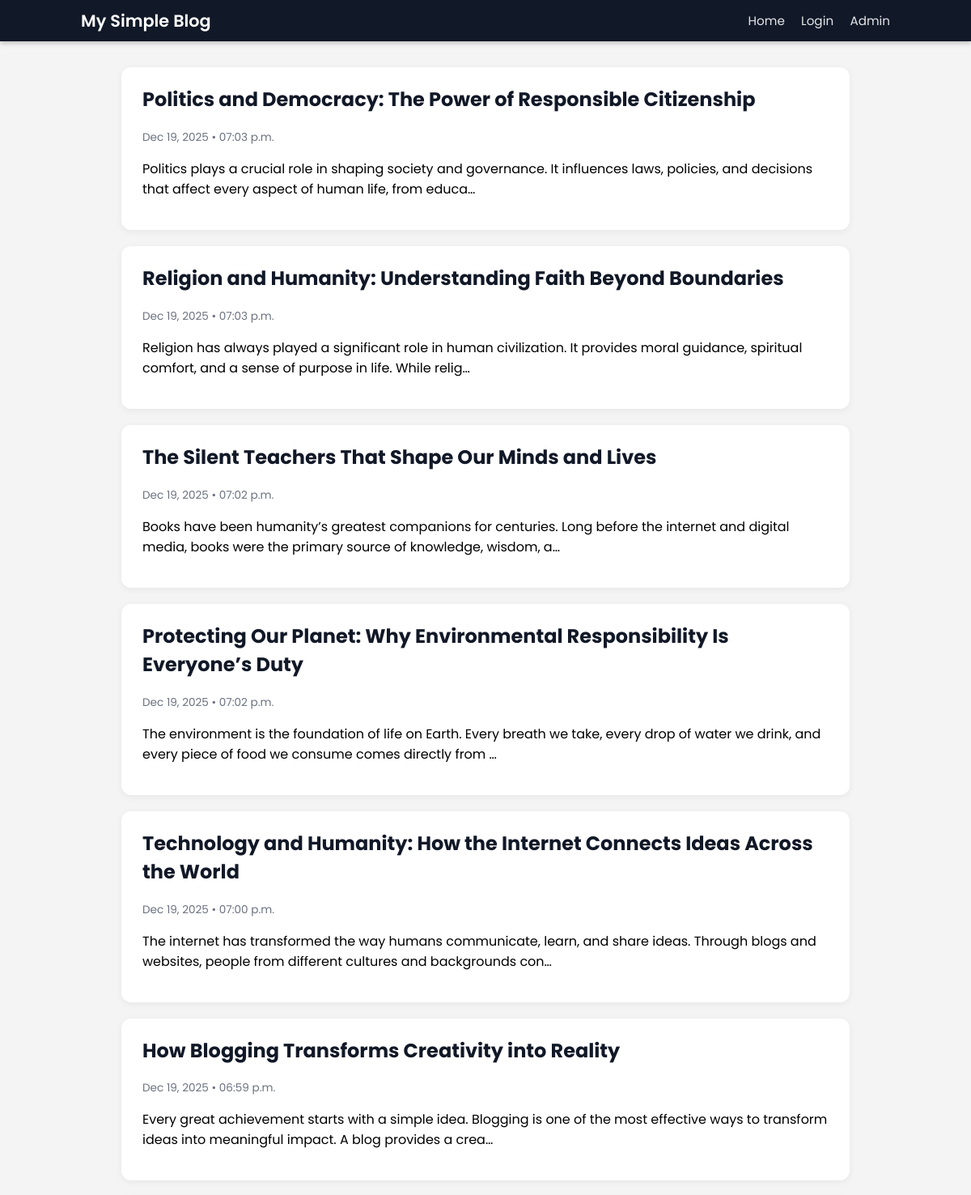
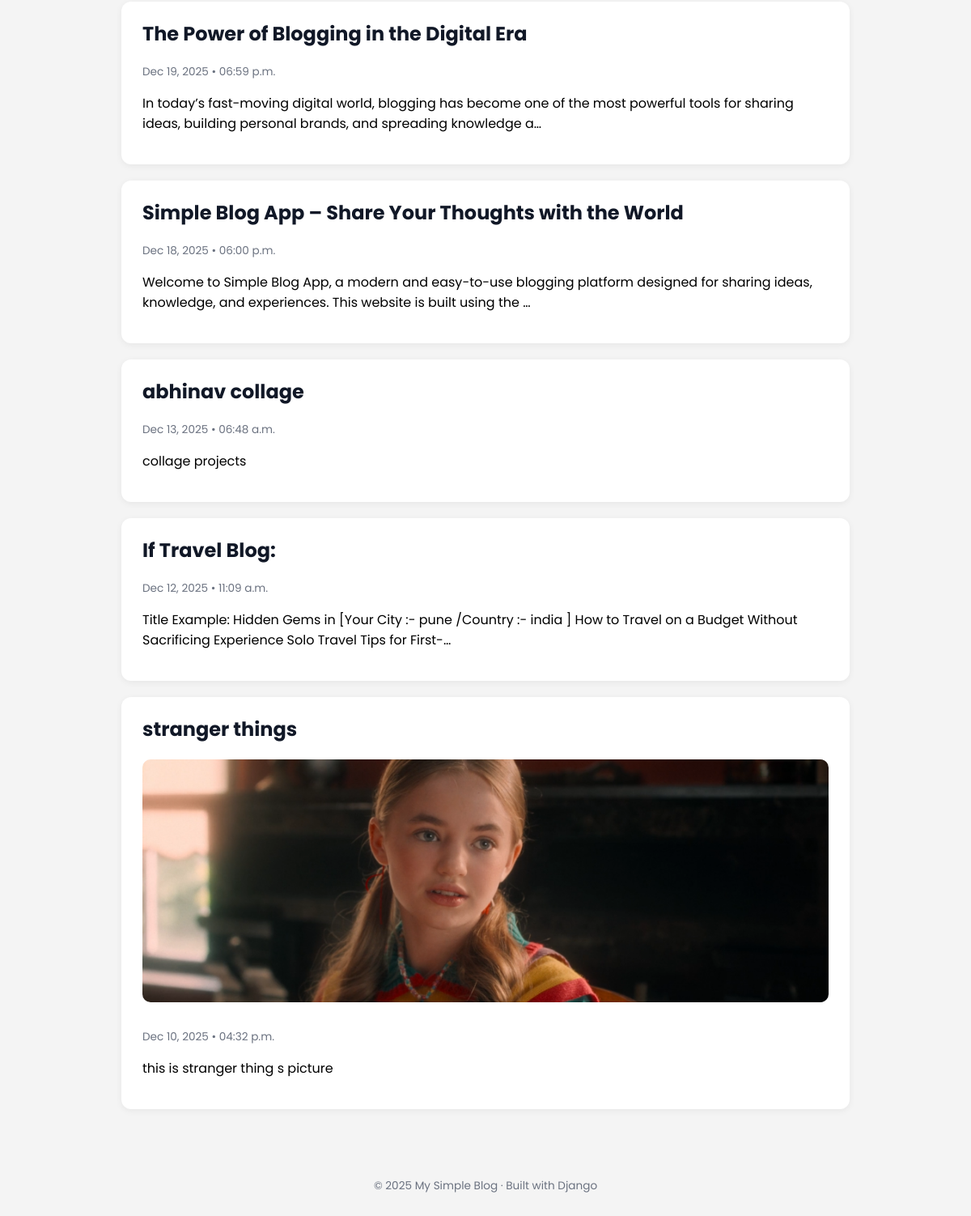
The page / on the database its author committed (2 pictures, top to bottom).
### blogapp/models.py (models this page shows, shortened)
class Post(models.Model):
    title = models.CharField(max_length=200)
    content = models.TextField()
    created_at = models.DateTimeField(auto_now_add=True)
    image = models.ImageField(upload_to='post_images/', blank=True, null=True)

### blogapp/views.py (the view)
# urls.py: path('', views.home, name='home'),
def home(request):
    posts = Post.objects.all().order_by('-created_at')
    return render(request, 'blogapp/home.html', {'posts': posts})

### blogapp/templates/blogapp/home.html (shortened to what this page needs)
{% extends "blogapp/base.html" %}
{% block content %}
{% for post in posts %}
<article class="post-card">
    <h2>
        <a href="{% url 'blogapp:post_detail' pk=post.pk %}">
            {{ post.title }}
        </a>
    </h2>
    {% if post.image %}
        <img src="{{ post.image.url }}" alt="{{ post.title }}" class="post-image">
    {% endif %}
    <p class="post-meta">
        {{ post.created_at|date:"M d, Y • h:i a" }}
    </p>
    <p>{{ post.content|truncatechars:160 }}</p>
</article>
{% empty %}
<p>No posts available.</p>
{% endfor %}
{% endblock %}

### blogapp/templates/blogapp/base.html (shortened to what this page needs)
{% load static %}
<!DOCTYPE html>
<html>
<head>
  <link rel="stylesheet" href="{% static 'blogapp/style.css' %}">
</head>
<body>
  <nav class="navbar">
    <div class="nav-container">
      <a href="{% url 'blogapp:home' %}" class="nav-brand">My Simple Blog</a>
      <div class="nav-links">
        <a href="{% url 'blogapp:home' %}">Home</a>
        {% if user.is_authenticated %}
          <a href="{% url 'blogapp:post_create' %}" class="btn-primary">New Post</a>
          <span style="margin-left:10px; margin-right:10px;">Hello, {{ user.username }}</span>
          <a href="{% url 'blogapp:logout' %}">Logout</a>
        {% else %}
          <a href="{% url 'blogapp:login' %}">Login</a>
        {% endif %}
        <a href="/admin/" target="_blank">Admin</a>
      </div>
    </div>
  </nav>
  <main class="container">
    {% block content %}{% endblock %}
  </main>
  <footer class="footer">
    <p>© {% now "Y" %} My Simple Blog · Built with Django</p>
  </footer>
</body>
</html>

### blogapp/static/blogapp/style.css (style rules this page uses)
body { font-family: "Poppins", Arial, sans-serif; background-color: #f4f4f4; margin: 0; padding: 0; }
a { color: inherit; }
.navbar { background-color: #111827; color: white; padding: 10px 0; box-shadow: 0 2px 6px rgba(0,0,0,0.25); }
.nav-container { max-width: 1000px; margin: 0 auto; padding: 0 16px; display: flex; align-items: center; justify-content: space-between; }
.nav-brand { font-weight: 600; font-size: 1.3rem; text-decoration: none; color: white; }
.nav-links a { margin-left: 16px; text-decoration: none; color: #e5e7eb; font-size: 0.95rem; }
.container { max-width: 900px; margin: 32px auto 60px auto; padding: 0 16px; }
.post-card { background: #ffffff; padding: 22px 26px; margin-bottom: 20px; border-radius: 12px; box-shadow: 0 2px 8px rgba(0,0,0,0.06); }
.post-card h1, .post-card h2 { margin-top: 0; }
.post-card h2 a { color: #111827; text-decoration: none; }
.post-meta { color: #6b7280; font-size: 0.85rem; margin-bottom: 10px; }
.footer { text-align: center; padding: 12px 0 16px 0; font-size: 0.85rem; color: #6b7280; }
.post-image { width: 100%; max-height: 300px; object-fit: cover; border-radius: 10px; margin-bottom: 12px; }

### rows shown on the page
Post: title "Politics and Democracy: The Power of Responsible Citizenship", created_at "Dec 19, 2025 • 07:03 p.m.", content "Politics plays a crucial role in shaping society and governance. It influences laws, policies, and decisions that affect every aspect of human life, from educa…"
Post: title "Religion and Humanity: Understanding Faith Beyond Boundaries", created_at "Dec 19, 2025 • 07:03 p.m.", content "Religion has always played a significant role in human civilization. It provides moral guidance, spiritual comfort, and a sense of purpose in life. While relig…"
Post: title "The Silent Teachers That Shape Our Minds and Lives", created_at "Dec 19, 2025 • 07:02 p.m.", content "Books have been humanity’s greatest companions for centuries. Long before the internet and digital media, books were the primary source of knowledge, wisdom, a…"
Post: title "Protecting Our Planet: Why Environmental Responsibility Is Everyone’s Duty", created_at "Dec 19, 2025 • 07:02 p.m.", content "The environment is the foundation of life on Earth. Every breath we take, every drop of water we drink, and every piece of food we consume comes directly from …"
Post: title "Technology and Humanity: How the Internet Connects Ideas Across the World", created_at "Dec 19, 2025 • 07:00 p.m.", content "The internet has transformed the way humans communicate, learn, and share ideas. Through blogs and websites, people from different cultures and backgrounds con…"
Post: title "How Blogging Transforms Creativity into Reality", created_at "Dec 19, 2025 • 06:59 p.m.", content "Every great achievement starts with a simple idea. Blogging is one of the most effective ways to transform ideas into meaningful impact. A blog provides a crea…"
Post: title "The Power of Blogging in the Digital Era", created_at "Dec 19, 2025 • 06:59 p.m.", content "In today’s fast-moving digital world, blogging has become one of the most powerful tools for sharing ideas, building personal brands, and spreading knowledge a…"
Post: title "Simple Blog App – Share Your Thoughts with the World", created_at "Dec 18, 2025 • 06:00 p.m.", content "Welcome to Simple Blog App, a modern and easy-to-use blogging platform designed for sharing ideas, knowledge, and experiences. This website is built using the …"
Post: title "abhinav collage", created_at "Dec 13, 2025 • 06:48 a.m.", content "collage projects"
Post: title "If Travel Blog:", created_at "Dec 12, 2025 • 11:09 a.m.", content "Title Example: Hidden Gems in [Your City :- pune /Country :- india ] How to Travel on a Budget Without Sacrificing Experience Solo Travel Tips for First-…"
Post: title "stranger things", image (picture), created_at "Dec 10, 2025 • 04:32 p.m.", content "this is stranger thing s picture"
